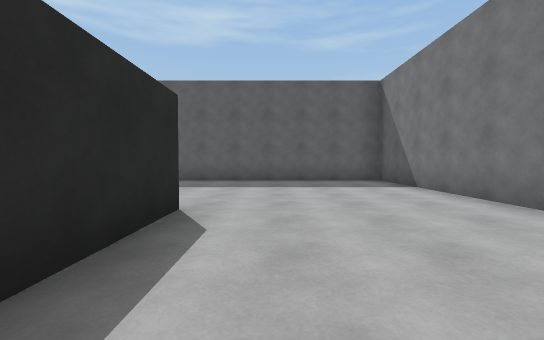
view 1 (above)

23 first-person views from a walk through a Unity game level. The camera is 1.2 m above the floor, tilts 2° down and sees 90° across. The floor is counted in squares, 2 m on a side. Each view is taken from the middle of a square. On the plan, view 1 faces up. The plan holds only what a view shows up to about 9 squares ahead; the rest is blank. The player character is not drawn.

view 2
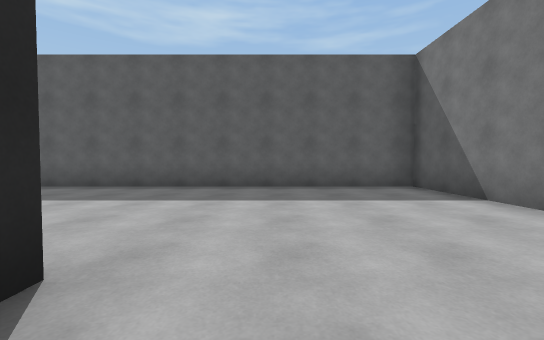

view 3
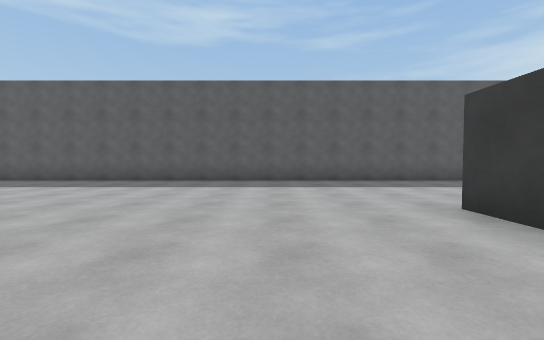

view 4
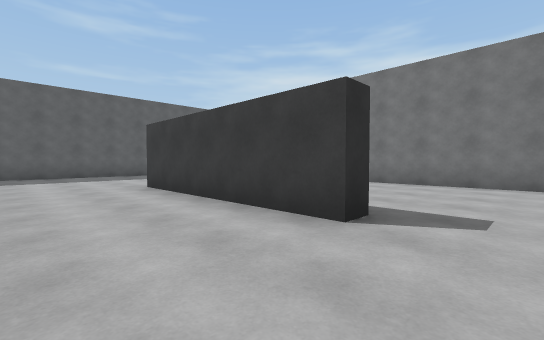

view 5
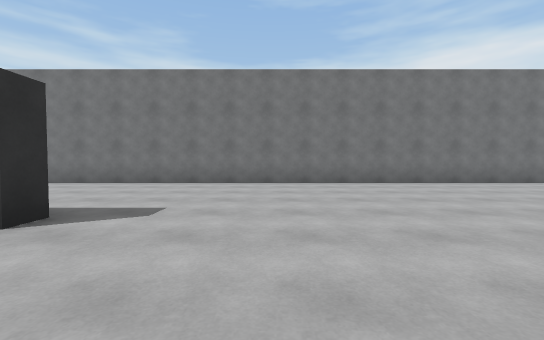

view 6
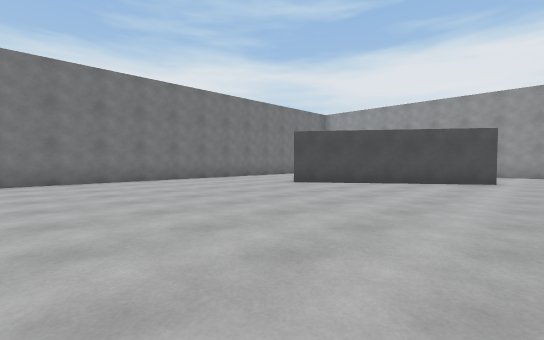

view 7
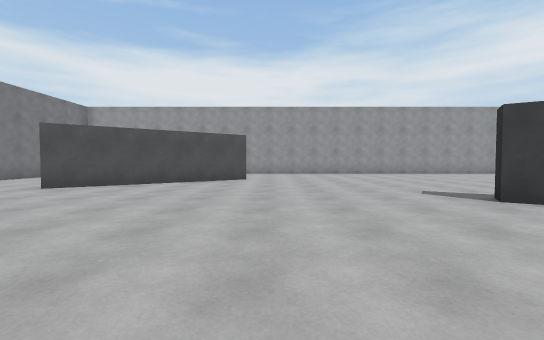

view 8
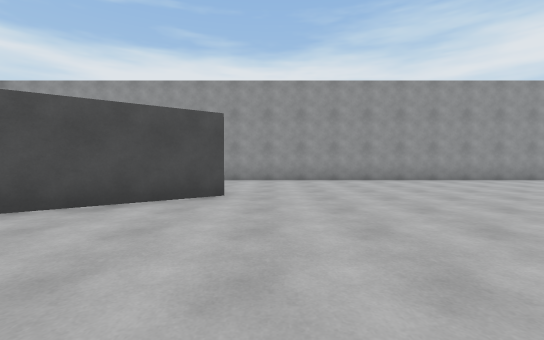

view 9
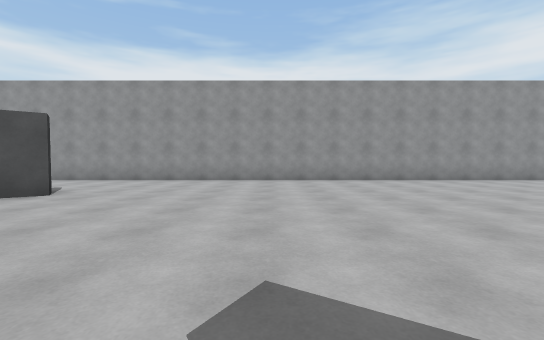

view 10
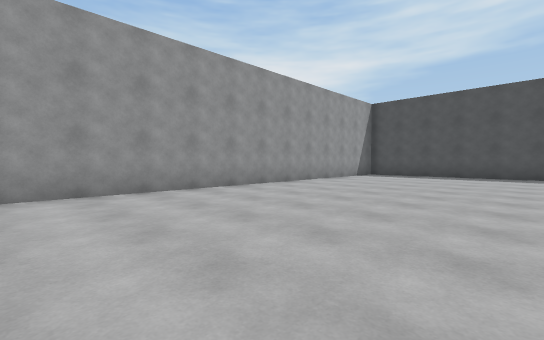

view 11
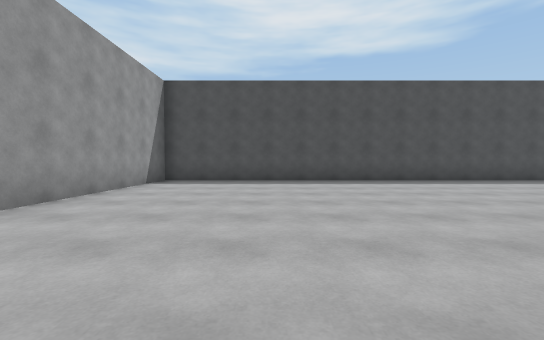

view 12
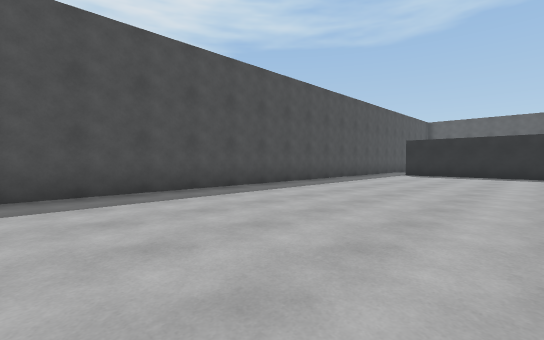

view 13
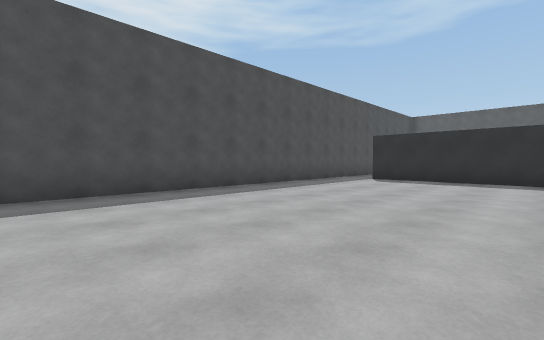

view 14
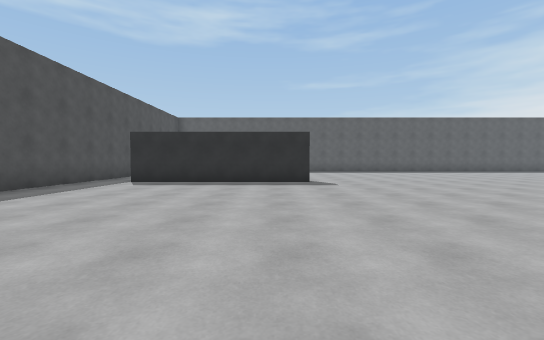

view 15
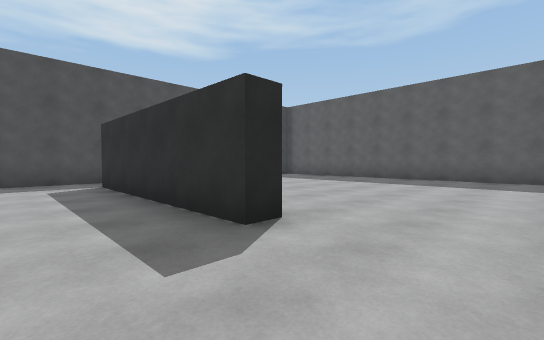

view 16
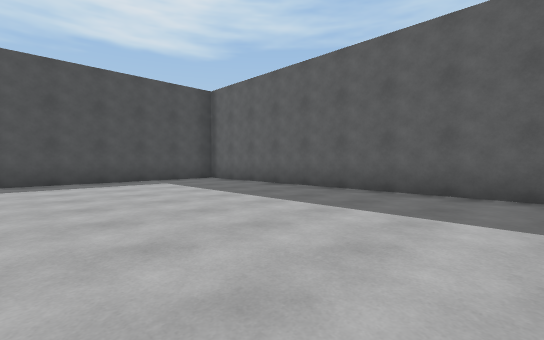

view 17
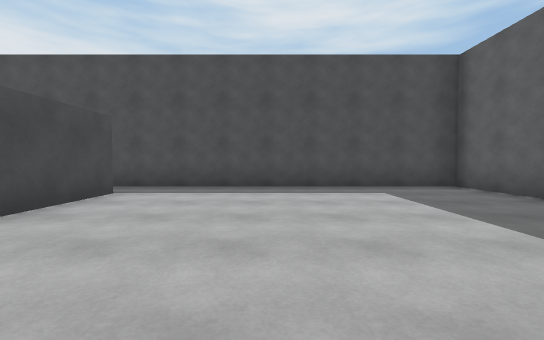

view 18
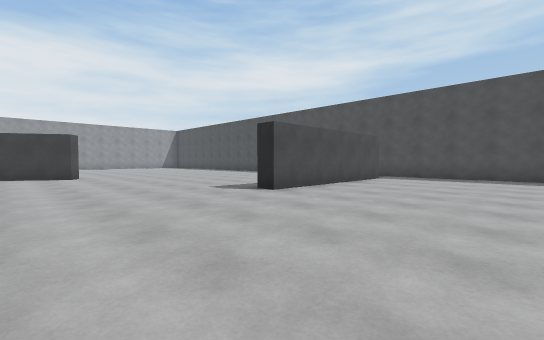

view 19
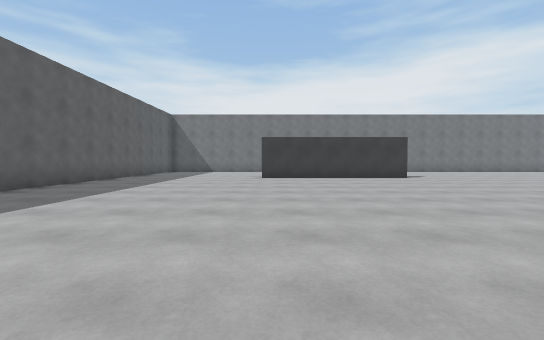

view 20
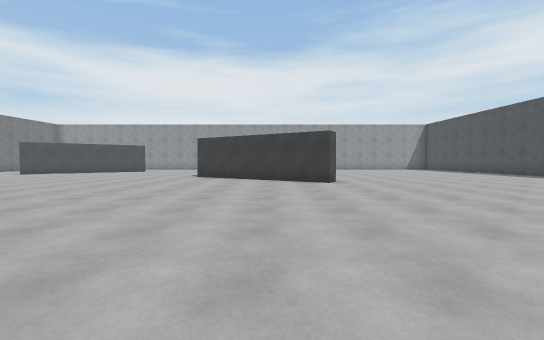

view 21
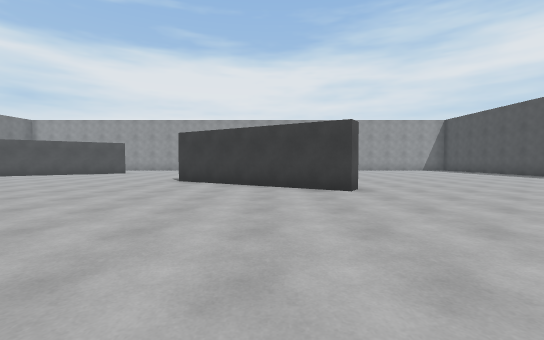

view 22
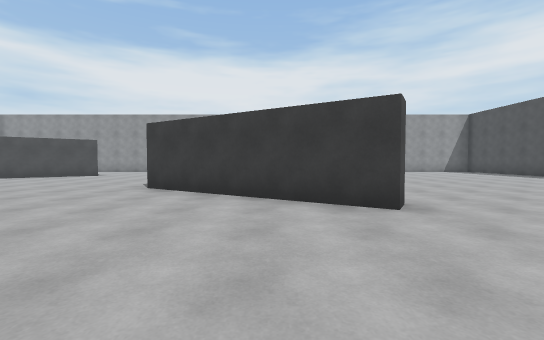

view 23
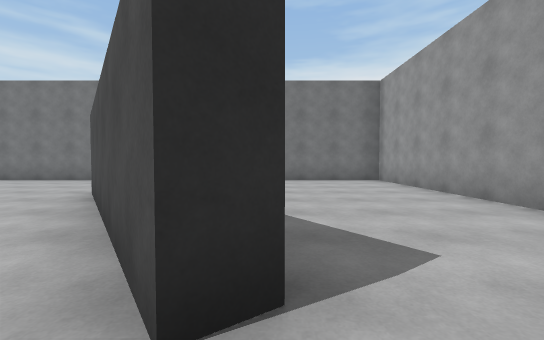

### Floor plan
Points are (right, up) in squares from view 1. A wall is a line through its corners. A room is listed if a view was taken in it or the views show most of it. See-through windows are left out.
Room 1 (views 1, 2, 3, 4, 5, 6, 7, 8, 9, 10, 11, 12, 13, 14, 15, 16, 17, 18, 19, 20, 21, 22, 23)
walls: (-12.9, -5.8) (-12.6, -5.3) (-8.3, -7.9) (-8.6, -8.4); (-1.1, -1.7) (-1.6, -1.7) (-1.6, 3.4); (-3.8, -13.1) (-4.2, -12.6) (-0.1, -9.7); (-1.1, 3.4) (-1.1, 1.1); (-20, 1.1) (-14.9, 1.1) (-14.9, 0.6) (-20, 0.6); (-21.2, -16.2) (3.3, -16.2) (3.3, 8.3) (-21.2, 8.3) (-21.2, -16.2)

Positions as (right, up) in squares from view 1, and headings:
1: (0, 0), facing up
2: (0, 2), facing up
3: (-4, 0), facing up
4: (-4, -3), facing up-right
5: (-4, -4), facing right
6: (-5, -4), facing down-right
7: (-5, -4), facing down
8: (-5, -8), facing down
9: (-8, -8), facing down
10: (-10, -11), facing down-left
11: (-13, -13), facing left
12: (-16, -11), facing up-left
13: (-16, -8), facing up-left
14: (-16, -7), facing up
15: (-13, -1), facing up-left
16: (-13, 3), facing up-left
17: (-15, 4), facing left
18: (-11, 5), facing down-left
19: (-11, 3), facing right
20: (-11, 2), facing down
21: (-11, 0), facing down
22: (-11, -2), facing down
23: (-5, -13), facing right
